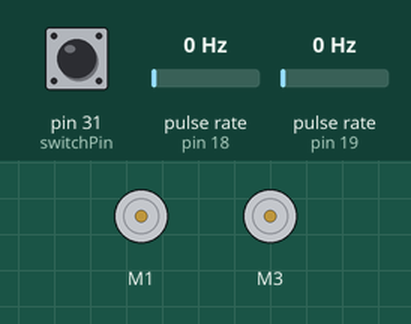
Simulated run of this sketch. Board: Arduino Mega 2560, built with avr-gcc and run on an emulated ATmega2560. Parts: 2 × DC motor (green arrow = forward, orange = backward, longer = faster). Wiring (inferred from the names in the program): 2 × pulse sensor: data pin 18 / data pin 19. The test bench sets the inputs (shaded band); at power-on: pin 31 (switchPin) HIGH, pulse rate (sensors on pin 18, pin 19) 0 Hz.

Above: at 4.2 s.
4.3 s: pin 31 (switchPin) pulled LOW for 3.2 s
At 6.4 s:
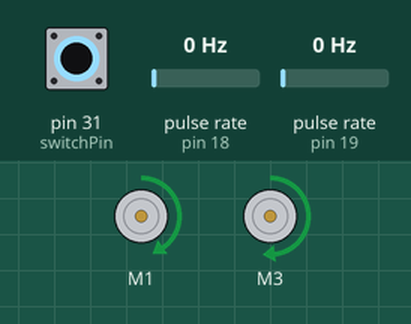
Timing chart, 0 to 9.0 s (numbered marks = the images above; inputs shaded):
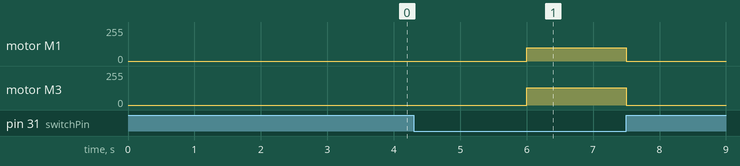

Measured:
- after the input at 4.3 s, motor M1: stopped → forward 99/255 after 1.7 s, → forward 101/255 0.10 s later, → stopped 1.4 s later; motor M3: stopped → forward 129/255 after 1.7 s, → forward 131/255 0.10 s later, → stopped 1.4 s later

The sketch:

goToGoalWireless.ino
```cpp
// this test program print the velocity and angular velocity of the robot
// median filter for the calculation of velocities is applied

#include <math.h> // required to use atan () function
#define PI 3.1415926535897932384626433832795 // PI number definition
#include <AFMotor.h>

// MOTOR VARIABLES
#define LEFT_WHEEL 1
#define RIGHT_WHEEL 2
#define switchPin 31

//LEFT WHEEL VARIABLES
int leftEncoderPin = 18; // Pin 18, where the left encoder pin DO is connected
volatile unsigned long currentLeftEncoderPulses = 0;   // Number of left Encoder pulses
volatile unsigned long previousLeftEncoderPulses = 0;   // Number of left Encoder pulses
int leftMotorSpeed = 0;   // speed value for leftMotor which is between 0 and 255
AF_DCMotor leftWheel(1); // Motor 3 section of the motor shield will be used for left Motor of the robot

//RIGHT WHEEL VARIABLES
int rightEncoderPin = 19; // Pin 19, where the right ecoder pin DO is connected
volatile unsigned long currentRightEncoderPulses = 0;  // Number of right Encoder pulses
volatile unsigned long previousRightEncoderPulses = 0;  // Number of right Encoder pulses
int rightMotorSpeed = 0;    // speed value for rightMotor which is between 0 and 255
AF_DCMotor rightWheel(3); // Motor 4 section of the motor shield will be used for right Motor of the robot

// variable used for reading a clean and good signal from the encoder
volatile unsigned long debounceL = 0;   // time stamp of the last bounce of the incoming signal from the left encoder
volatile unsigned long debounceR = 0;   // time stamp of the last bounce of the incoming signal from the right encoder

// DESIGN VARIABLE
const int delta = 100;    // sampling time of the system
unsigned long currentTimeSample = 0;
unsigned long previousTimeSample = 0;

// variables used for finding time difference between two instant time
unsigned long currentErrorPIDTimeSample = 0;
unsigned long previousErrorPIDTimeSample = 0;

unsigned long currentErrorSumTimeSample = 0;
unsigned long previousErrorSumTimeSample = 0;

// ODOMETRY VARIABLES
#define ARRAYSIZE 4
const byte numberOfHole = 20; // number of holes on the motor encoder disk
const float diameter = 6.8; // the radius of left and right wheels[cm]
float Dl = 0; // the latest value of distance moved by the left wheel
float arrDl[ARRAYSIZE]; // array for holding the latest distance moved by the left wheel(Dl) and some other past values
float meanDl = 0; // the mean value of the Dl array
float Dr = 0; // the latest value of distance moved by the right wheel
float arrDr[ARRAYSIZE]; // array for holding the latest distance moved by the right wheel(Dl) and some other past values
float meanDr = 0; // the mean value of the Dr array
float Dc = 0;
float x = 0;  // the x position of the robot
float y = 0;  // the y postition of the robot
float phi = 0; // the orientation of the robot
const float L = 30; // length of the robot between tires[cm]

// ROBOT INPUT VARIABLE
float V = 0;  // the overall velocity of the robot [cm/sec]
float Vr = 0; // the velocity of the right wheel
float Vl = 0; // the velocity of the left wheel
float W = 0;  // the angular velocity og the robot

// ROBOT INPUT VARIABLE CONTROLLED BY PID (GO TO GOAL)
float Xg; // the x axis goal position of the robot
float Yg; // the y axis goal position of the robot
float phid = 0;
float phiErr = 0;
float phiErrOld = 0;
float phiErrSum = 0;
float Kp = 20;
float Ki = 10;
float Kd = 5;
// VALUES FOUND BY EMPIRICAL EXPERMENT
const int PWMmax = 140;
const int PWMmin = 110;
const int Vmax = 90;  // [cm/s]

const int Wmax_V0 = 50;  // [cm/s]
const int Vmax_W0 = 90;  // [cm/s]
const int robotMaxSpeed = 90;  // [cm/s]
const int robotMinSpeed = 35; // [cm/s]

void setup () {
   attachInterrupt (digitalPinToInterrupt(leftEncoderPin), LEncoder, RISING); // interrupt function: interrupt pin, function to call, type of activation
   attachInterrupt (digitalPinToInterrupt(rightEncoderPin), REncoder, RISING); // interrupt function: interrupt pin, function to call, type of activation
   Serial.begin(9600); // start of serial communication
   Serial2.begin(9600);
   moveMotor(LEFT_WHEEL,FORWARD,0);
   moveMotor(RIGHT_WHEEL,FORWARD,0);
   pinMode(switchPin,INPUT_PULLUP);
   initialize();
   delay(3000);
}

void loop () {
  if(digitalRead(switchPin) == 1){
      moveMotor(LEFT_WHEEL,FORWARD,0);
      moveMotor(RIGHT_WHEEL,FORWARD,0);
      initialize();
      delay(3000);
   }else{
    currentTimeSample = millis();
    if(currentTimeSample - previousTimeSample > delta){
       previousTimeSample = currentTimeSample;

       odometry();

       goToGoal();
//
      Serial2.print(x);
      Serial2.print(",");
      Serial2.print(y);
      Serial2.print(",");
      // time is sent in milli second
      Serial2.print((float)millis());
      Serial2.print(",");
      Serial2.println(phi);

//        Serial2.println("message from go to goal wireless");

//      Serial.print(x);
//      Serial.print(",");
//      Serial.print(y);
//      Serial.print(",");
//      Serial.print((float)millis()/1000);
//      Serial.print(",");
//      Serial.println(phi);

  //        Serial.print(phid);
  //        Serial.print(", ");
  //        Serial.print(phiErr);
  //        Serial.print(", ");
  //        Serial.print(W);
  //        Serial.print(", ");
//          Serial.print(Vl);
//          Serial.print(", ");
//          Serial.print(Vr);
//          Serial.print(", ");
//          Serial.print(leftMotorSpeed);
//          Serial.print(", ");
//          Serial.println(rightMotorSpeed);
  //        Serial.print(", ");
  //        Serial.print(x);
  //        Serial.print(", ");
  //        Serial.println(y);

        // for observing the angular velocity of the robot
        // Serial.println(W);
      }
   }
}

void initialize(){
   Xg = 150;
   Yg = 50;
   V = 50;
   x = 0;
   y = 50;
   phi = 0;
   phid = 0;
   phiErr = 0;
   phiErrOld = 0;
   phiErrSum = 0;
   Vr = 0;
   Vl = 0;
   W = 0;
   currentTimeSample = 0;
   previousTimeSample = 0;
}

void LEncoder () {// interrupt function of the left wheel encoder
    if(digitalRead(leftEncoderPin) && (micros()- debounceL > 100) && digitalRead(leftEncoderPin)){
        currentLeftEncoderPulses++;
        debounceL = micros();
    }
}
void REncoder () {// interrupt function of the right wheel encoder
   if(digitalRead(rightEncoderPin) && (micros()- debounceR > 100) && digitalRead(rightEncoderPin)){
        currentRightEncoderPulses++;
        debounceR = micros();
    }
}

void moveMotor(int WHEEL,int DIRECTION, int mSpeed){
  if(WHEEL == LEFT_WHEEL){
      if(DIRECTION == FORWARD){
        leftWheel.run(FORWARD);
        leftWheel.setSpeed(mSpeed);
      }else{
        leftWheel.run(BACKWARD);
        leftWheel.setSpeed(mSpeed);
      }
  }else if(WHEEL == RIGHT_WHEEL){
      if(DIRECTION == FORWARD){
        rightWheel.run(FORWARD);
        if(mSpeed == 0){
          rightWheel.setSpeed(mSpeed);
        }else {
          rightWheel.setSpeed(mSpeed+30);
        }
      }else{
        rightWheel.run(BACKWARD);
        if(mSpeed == 0){
          rightWheel.setSpeed(mSpeed);
        }else{
          rightWheel.setSpeed(mSpeed+30);
        }
      }
  }
}

void odometry(){
  // median filter
  Dl = ((float)(currentLeftEncoderPulses-previousLeftEncoderPulses)/numberOfHole) * PI * diameter;
  previousLeftEncoderPulses = currentLeftEncoderPulses;
  Dr = ((float)(currentRightEncoderPulses-previousRightEncoderPulses)/numberOfHole) * PI * diameter;
  previousRightEncoderPulses = currentRightEncoderPulses;
  byte i = 0;
  for( i; i < ARRAYSIZE - 1; i++){
    arrDl[i] = arrDl[i+1];
    arrDr[i] = arrDr[i+1];
  }
  arrDl[i] = Dl;
  arrDr[i] = Dr;
  i = 0;
  for( i; i < ARRAYSIZE ; i++){
    meanDl += arrDl[i];
    meanDr += arrDr[i];
  }
  meanDl /= ARRAYSIZE;
  meanDr /= ARRAYSIZE;

  Dc = ((float)Dl+Dr)/2;
  x = x + Dc*cos(phi);
  y = y + Dc*sin(phi);
  phi = phi + (Dr - Dl)/L;
  phi = atan2(sin(phi),cos(phi));
}

void avoidObstacle(){

}

void goToGoal(){
   if(abs(Xg - x) < 10 && abs(Yg - y) < 10){
      moveMotor(LEFT_WHEEL,FORWARD,0);
      moveMotor(RIGHT_WHEEL,FORWARD,0);
      return;
   }
  phid = atan2(Yg-y,Xg-x);
  phiErr = phid - phi;
  currentErrorSumTimeSample = millis();
  phiErrSum += phiErr * (currentErrorSumTimeSample-previousErrorSumTimeSample)/1000;
  previousErrorSumTimeSample = currentErrorSumTimeSample;
  if(phiErr < PI/8 && phiErr > -PI/8){
    smallPhiErrorController();
  }else{
    largePhiErrorController();
  }
}
float smallPhiErrorController(){ // for phiError < pi/8 or phiError > -phi/8
// PID controller for angular velocity of the robot
  currentErrorPIDTimeSample = millis();
//  W = Kp * phiErr;
  W = Kp * phiErr + Ki*phiErrSum + Kd*((phiErr-phiErrOld)/(currentErrorPIDTimeSample-previousErrorPIDTimeSample));
  previousErrorPIDTimeSample = currentErrorPIDTimeSample;
  phiErrOld = phiErr;
  // validate if the angular velocity is ensured
  ensure_W();

  leftMotorSpeed = map(Vl,robotMinSpeed,robotMaxSpeed,PWMmin,PWMmax);
  rightMotorSpeed = map(Vr,robotMinSpeed,robotMaxSpeed,PWMmin,PWMmax);
  moveMotor(LEFT_WHEEL,FORWARD,leftMotorSpeed);
  moveMotor(RIGHT_WHEEL,FORWARD,rightMotorSpeed);
   V = 60;
}

float largePhiErrorController(){ // for phiError > pi/8 or phiError < -phi/8
  if(phiErr >= PI/8){
    // move the robot in counter clockwise
     moveMotor(LEFT_WHEEL,FORWARD,0);
     moveMotor(RIGHT_WHEEL,FORWARD,PWMmax+10);
  }else if(phiErr <=-PI/8){
    // move the robot in clockwise
     moveMotor(LEFT_WHEEL,FORWARD,PWMmax+10);
     moveMotor(RIGHT_WHEEL,FORWARD,0);
  }
    phiErrSum = 0;
    phiErrOld = 0;
}

void ensure_W(){
  // This function ensures that w is respected as best as possible
  // by sacrificing v.

  // 1. Limit v,w from controller to +/- of their max
  V = max(min(V ,Vmax_W0), -Vmax_W0);
  W = max(min(W, Wmax_V0), -Wmax_V0);
   // unicycle( v,w) to differential (Vl,Vr)
  float Vl_d = (2*V - W*L)/diameter;
  float Vr_d = (2*V + W*L)/diameter;
  //  Find the max and min
  float V_rl_max = max(Vr_d, Vl_d);
  float V_rl_min = min(Vr_d, Vl_d);

  //  Shift vel_r and vel_l if they exceed max/min vel
  if(V_rl_max > Vmax){
    Vl = Vl_d - (V_rl_max - Vmax);
    Vr = Vr_d - (V_rl_max - Vmax);
  }else if(V_rl_min < -Vmax){
    Vl = Vl_d - (V_rl_min + Vmax);
    Vr = Vr_d - (V_rl_min + Vmax);
  }else {
    Vl = Vl_d;
    Vr = Vr_d;
  }
}
```
